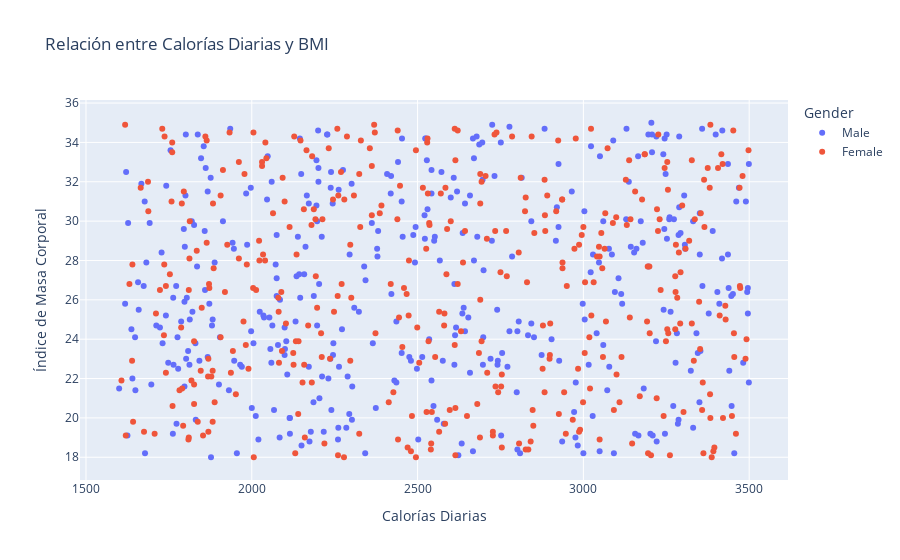

Notebook source saved alongside this figure:
### Markdown cell above
Se puede obsevar en la grafica que el consumo de comida en mujeres en ligeramente superior frente al masculino. Por ende, las mujeres tienden a comsumir mas comida chatarra con mayor frecuencia.

### Code cell
# Pregunta 2: ¿Hay relación entre las calorías y el BMI?
fig = px.scatter(
    df, 
    x="Average_Daily_Calories", 
    y="BMI", 
    color="Gender", 
    title="Relación entre Calorías Diarias y BMI",
    labels={"Average_Daily_Calories": "Calorías Diarias", "BMI": "Índice de Masa Corporal"}
)

fig.show()

### Figure 1 — Plotly figure (JSON) as saved in the notebook; plotly's stock layout.template omitted (floating-point values rounded to 4 significant figures; data arrays with more than 128 entries replaced by an {"elided": "..."} marker saying what was removed)
{"data": [{"hovertemplate": "Gender=Male<br>Calorías Diarias=%{x}<br>Índice de Masa Corporal=%{y}<extra></extra>", "legendgroup": "Male", "marker": {"color": "#636efa", "symbol": "circle"}, "mode": "markers", "name": "Male", "orientation": "v", "showlegend": true, "type": "scatter", "x": {"elided": "385 int values"}, "xaxis": "x", "y": {"elided": "385 float values"}, "yaxis": "y"}, {"hovertemplate": "Gender=Female<br>Calorías Diarias=%{x}<br>Índice de Masa Corporal=%{y}<extra></extra>", "legendgroup": "Female", "marker": {"color": "#EF553B", "symbol": "circle"}, "mode": "markers", "name": "Female", "orientation": "v", "showlegend": true, "type": "scatter", "x": {"elided": "381 int values"}, "xaxis": "x", "y": {"elided": "381 float values"}, "yaxis": "y"}], "layout": {"legend": {"title": {"text": "Gender"}, "tracegroupgap": 0}, "title": {"text": "Relación entre Calorías Diarias y BMI"}, "xaxis": {"anchor": "y", "domain": [0, 1], "title": {"text": "Calorías Diarias"}}, "yaxis": {"anchor": "x", "domain": [0, 1], "title": {"text": "Índice de Masa Corporal"}}}}
